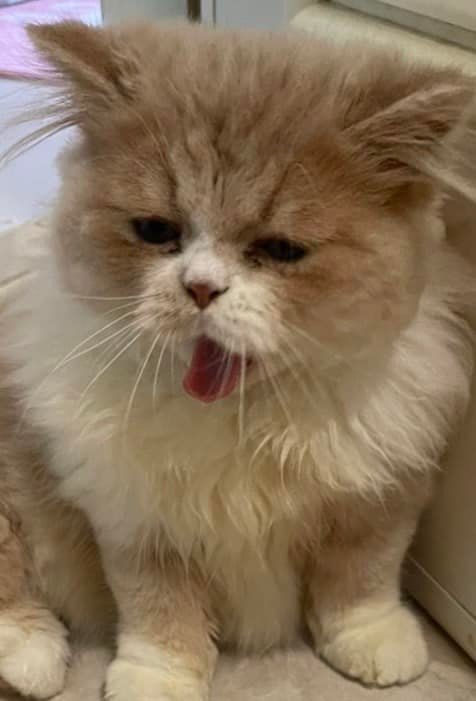
#> input picture src/assets/images/groupImage.jpg, 476 x 701 px
$ jupyter execute week3.ipynb
#> lines starting #> are read from the running program, lines starting #| are printed output that depends on the picture
### Import Library ###

[cell 1]
# Import section
import cv2
import numpy as np
from matplotlib import pyplot as plt
from skimage import exposure
from skimage.exposure import cumulative_distribution

### Loading Image ###

[cell 2]
# image path
image_path = './assets/images/groupImage.jpg'
image = cv2.imread(image_path)
#> image is the input picture: shape (701, 476, 3); mean B, G, R 89.9, 114.7, 135.5

## 3.1 Image Pixel Adjustment (gamma) ##

[cell 3]
gamma = [0.1, 3]
frame_rate = 30
k = 7

out_path = './assets/video/week3.mp4'

(h, w) = image.shape[:2]
#> h = 701; w = 476
fourcc = cv2.VideoWriter_fourcc(*'MP4V')
writer = cv2.VideoWriter(out_path, fourcc, frame_rate, (w,h))

def pixel_adjustment(img, gamma):
    return (((img / 255) ** gamma) * 255).astype('uint8')

n_frames = k * frame_rate
ratio_change = (gamma[1] - gamma[0]) / n_frames
for i in range(n_frames + 1):
    g = 0.1 + (i * ratio_change)
    frame = pixel_adjustment(image, g)
    writer.write(frame)
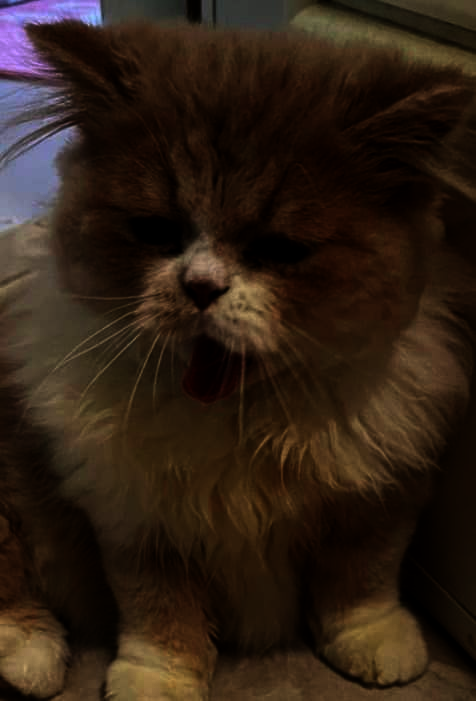
#> frame: shape (701, 476, 3); mean B, G, R 19.8, 30.7, 45.2

for i in range(n_frames + 1):
    g = 3 - (i * ratio_change)
    frame = pixel_adjustment(image, g)
    writer.write(frame)

writer.release()

## 3.2 Image Histogram Equalization ##

[cell 4]
color = ('r','g','b')
plt.figure(figsize=(15,10))
rgb_image = cv2.cvtColor(image, cv2.COLOR_BGR2RGB)
original_image_plot = plt.subplot(2,2,1)
plt.imshow(rgb_image)
plt.title('Original Color Image')


hist_original_image = plt.subplot(2,2,2)
for channel,col in enumerate(color):
    histr = cv2.calcHist([rgb_image],[channel],None,[256],[0,256])
    plt.plot(histr,color = col)
    plt.xlim([0,256])
plt.title('Hist Original Image')

equalize_image_plt = plt.subplot(2,2,3)
r,g,b = cv2.split(rgb_image)
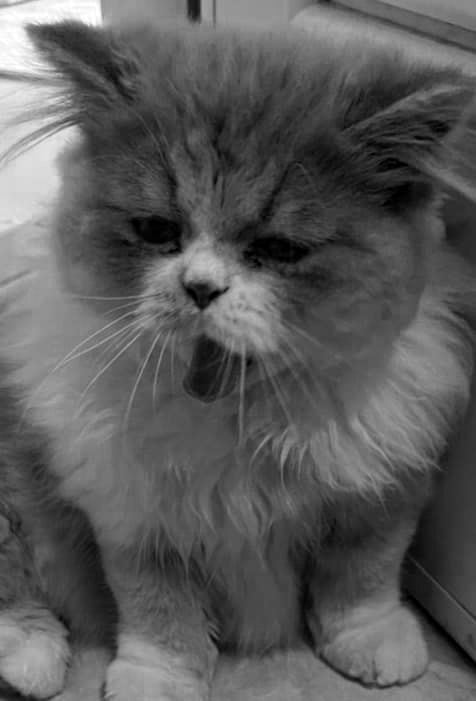
#> b: shape (701, 476); min 0, max 255, mean 89.9
equalize_image = cv2.merge([cv2.equalizeHist(r),cv2.equalizeHist(g),cv2.equalizeHist(b)])
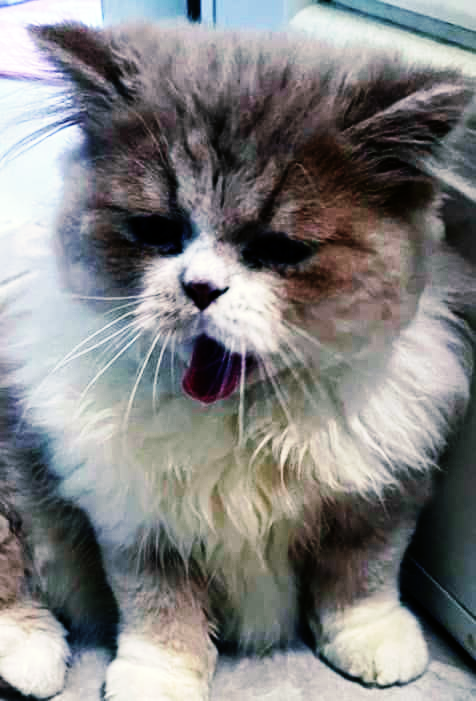
#> equalize_image: shape (701, 476, 3); mean R, G, B 128.6, 128.4, 128.2
plt.imshow(equalize_image)
plt.title('Equalized Image')

hist_equalize_image = plt.subplot(2,2,4)
for channel,col in enumerate(color):
    histr = cv2.calcHist([equalize_image],[channel],None,[256],[0,256])
    plt.plot(histr,color = col)
    plt.xlim([0,256])
plt.title('Hist Equalized Image')
plt.show()
#> figure, not shown here; panel 2: curve peaks at x = 130, y = 4251; panel 2: curve peaks at x = 106, y = 3736; panel 2: curve peaks at x = 71, y = 4113; panel 4: curve peaks at x = 117, y = 4251

## 3.3 Image Histogram Matching ##

[cell 5]
dim = (1920, 1080)
img1 = cv2.resize(cv2.cvtColor(cv2.imread('./assets/images/hill.jpg'),cv2.COLOR_BGR2RGB),dim)
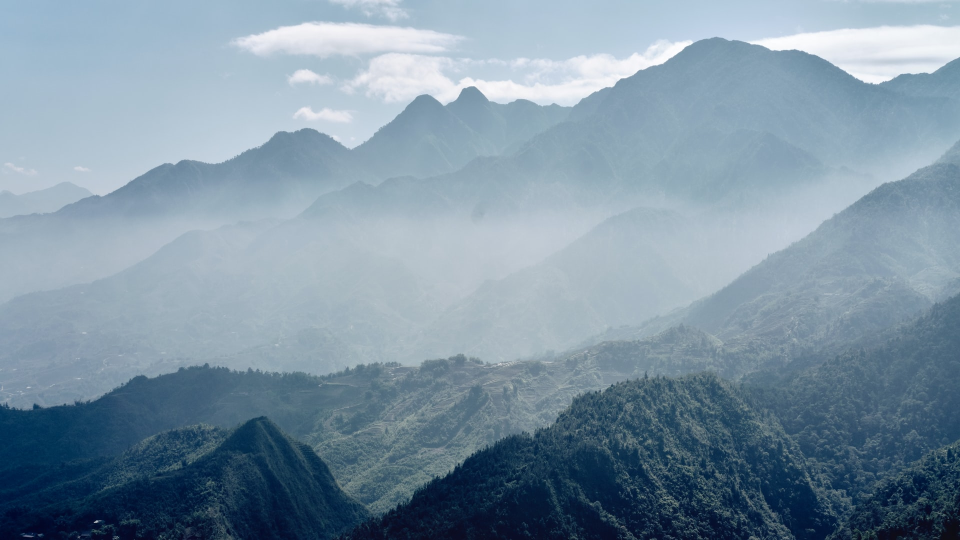
#> input picture src/assets/images/hill.jpg, 1920 x 1080 px (shown at 1/2 size)
img2 = cv2.resize(cv2.cvtColor(cv2.imread('./assets/images/desert.jpg'),cv2.COLOR_BGR2RGB),dim)
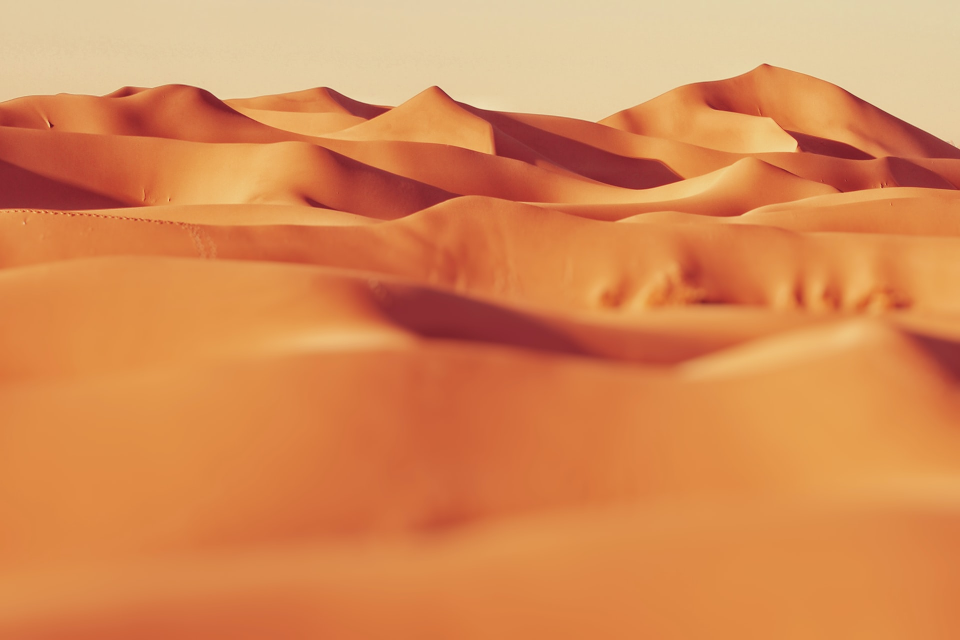
#> input picture src/assets/images/desert.jpg, 1920 x 1280 px (shown at 1/2 size)
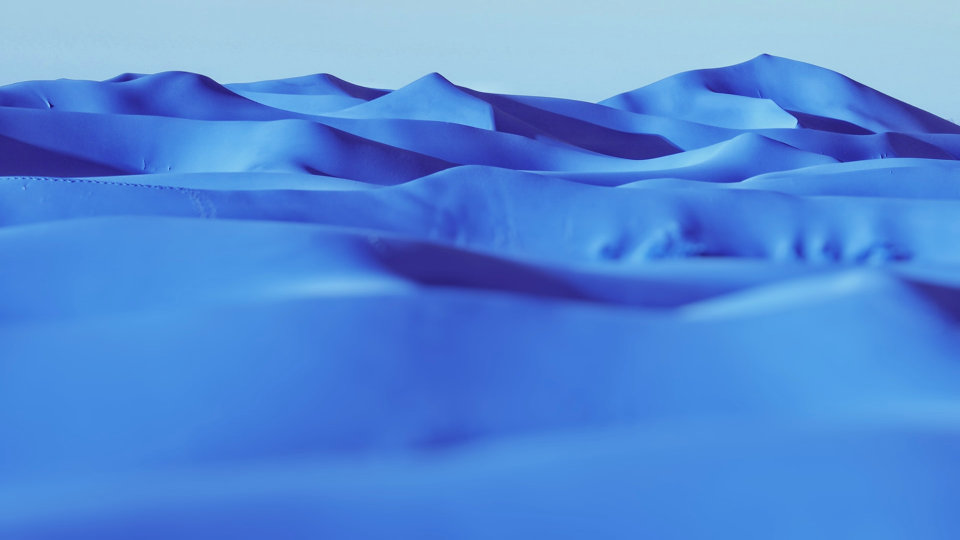
#> img2: shape (1080, 1920, 3) (shown at 1/2 size); mean B, G, R 216.5, 137.9, 83.7
# img1, img2 = img1, img2
color = ('r', 'g', 'b')

def cdf(im):
    c, b = cumulative_distribution(im)
    for i in range(b[0]):
        c = np.insert(c, 0,0)
    for i in range(b[-1]+1, 256):
        c = np.append(c, 1)
    return c

def hist_matching(c ,c_t,im):
    b = np.interp(c , c_t, np.arange(256))
    pix_repl = {i:b[i] for i in range(256)}
    mp = np.arange(0,256)
    for (k,v) in pix_repl.items():
        mp[k] = v
    s = im.shape
    im = np.reshape(mp[im.ravel()], im.shape)
    im= np.reshape(im,s)
    return im


plt.figure(figsize=(12,10))
hill_image_plot = plt.subplot(3,2,1)
plt.imshow(img1)
plt.title('Image #1')


hist_hill_image = plt.subplot(3,2,2)
for channel,col in enumerate(color):
    histr = cv2.calcHist([img1],[channel],None,[256],[0,256])
    plt.plot(histr,color = col)
    plt.xlim([0,256])
plt.title('Hist Image #1')


desert_image_plt = plt.subplot(3,2,3)
plt.imshow(img2)
plt.title('Image #2')

hist_desert_image = plt.subplot(3,2,4)
for channel,col in enumerate(color):
    histr = cv2.calcHist([img2],[channel],None,[256],[0,256])
    plt.plot(histr,color = col)
    plt.xlim([0,256])
plt.title('Hist Image #2')

matching_channel = []
for channel, col in enumerate(color):
    cdf_img1 = cdf(img1[:, :, channel])
    cdf_img2 = cdf(img2[:, :, channel])
    matching_channel.append(hist_matching(cdf_img1, cdf_img2, img1[:, :, channel]))
#> this loop made 3 passes
#> pass 1, in hist_matching, `im = np.reshape(mp[im.ravel()], im.shape)`:
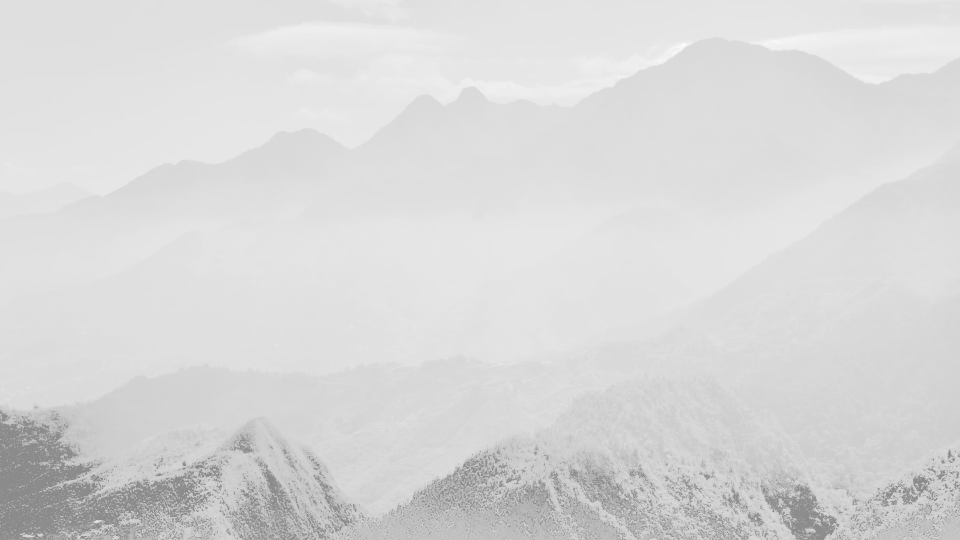
#> im: shape (1080, 1920) int64 (shown at 1/2 size); min 138, max 255, mean 215.8
#> pass 3, in hist_matching (call 3), `im = np.reshape(mp[im.ravel()], im.shape)`:
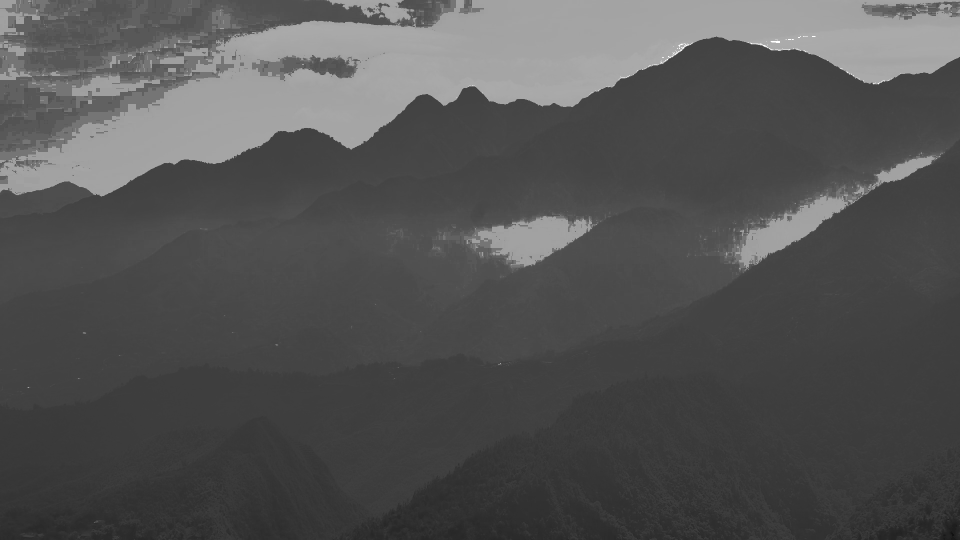
#> im: shape (1080, 1920) int64 (shown at 1/2 size); min 4, max 255, mean 83.5
#> after the loop, matching_channel = 3 items

matching_image = cv2.merge(matching_channel)
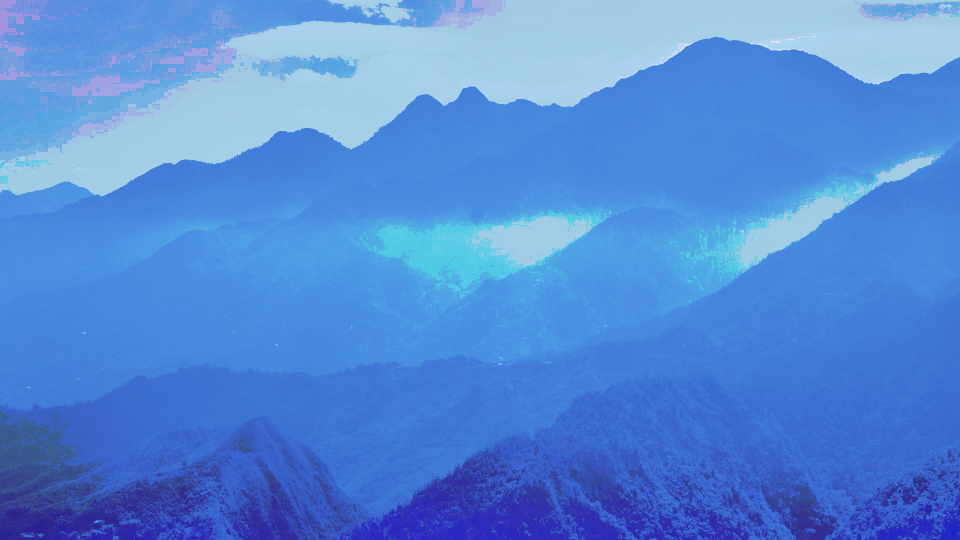
#> matching_image: shape (1080, 1920, 3) int32 (shown at 1/2 size); mean of channels 0, 1, 2 215.8, 137.5, 83.5; drawn as B, G, R
matching_image = matching_image.astype('uint8')
# print(matching_image.dtype)

matching_image_plot = plt.subplot(3,2,5)
plt.imshow(matching_image.astype('uint8'))
plt.title('Matching Image')

hist_matching_image = plt.subplot(3,2,6)
for channel,col in enumerate(color):
    histr = cv2.calcHist([matching_image],[channel],None,[256],[0,256])
    plt.plot(histr,color = col)
    plt.xlim([0,256])
plt.title('Hist Matching Image')

plt.show()
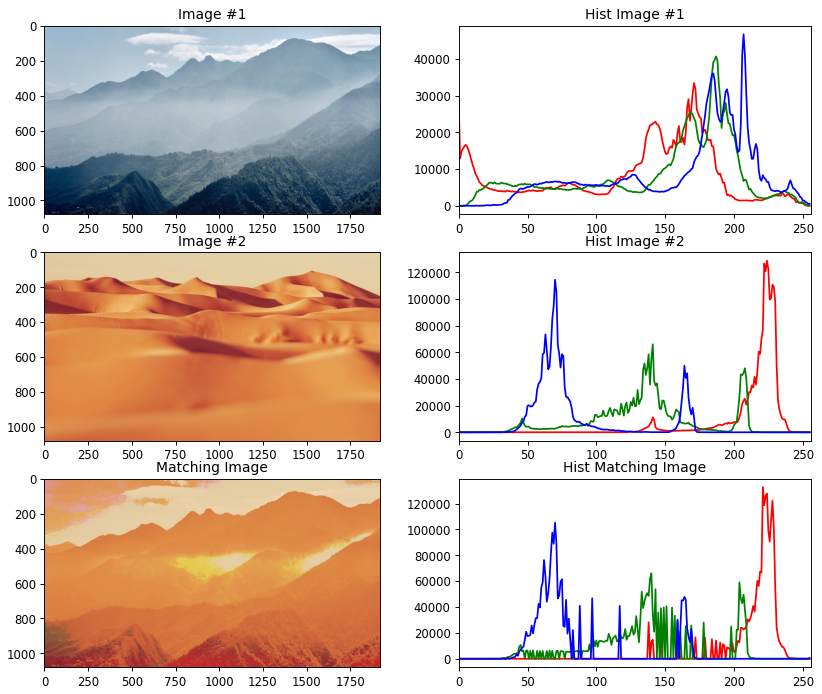
#> figure drawn by matplotlib, 6 panels; B, G, R data is drawn as R, G, B; panel 2: curve peaks at x = 171, y = 33410; panel 2: curve peaks at x = 187, y = 40669; panel 2: curve peaks at x = 207, y = 46702; panel 4: curve peaks at x = 224, y = 128586
